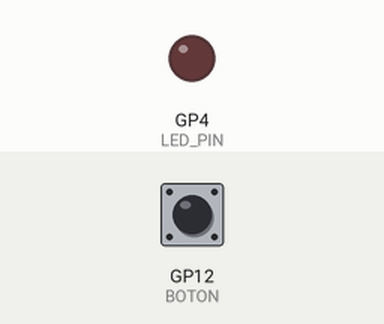
This sketch was run on a simulated Raspberry Pi Pico. Shown: output pins drawn as LEDs (lit = HIGH). The test bench sets the inputs (shaded band); at power-on: GP12 (BOTON) HIGH.

Above: at 1.2 s.
1.3 s: GP12 (BOTON) pulled LOW for 0.15 s
At 1.37 s:
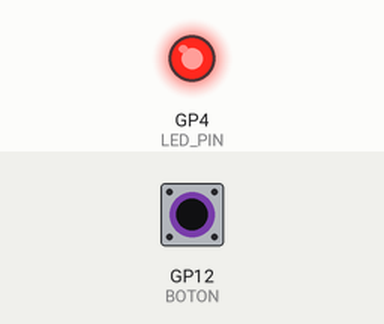
2.9 s: GP12 (BOTON) pulled LOW for 3.2 s
At 7.1 s:
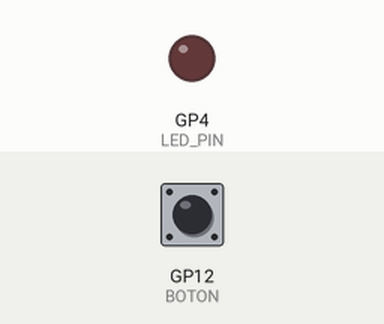
Timing chart, 0 to 8.6 s (numbered marks = the images above; inputs shaded):
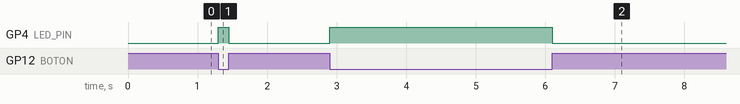

The sketch:

sketch.ino
```cpp
#define BOTON 12
#define LED_PIN 4

void setup() {
  pinMode(LED_PIN, OUTPUT);
  pinMode(BOTON, INPUT_PULLUP);
}

void loop() {
  delay(1); // this speeds up the simulation

  int push = 0;
  if (digitalRead(BOTON) == LOW) {
      push = 1;
  }

  if (push) {
    digitalWrite(LED_PIN, HIGH);
  } else {
    digitalWrite(LED_PIN, LOW);
  }
}
```

Measured:
- after the input at 1.3 s, GP4 (LED_PIN): LOW → HIGH at once, → LOW 0.15 s later
- after the input at 2.9 s, GP4 (LED_PIN): LOW → HIGH at once, → LOW 3.2 s later
